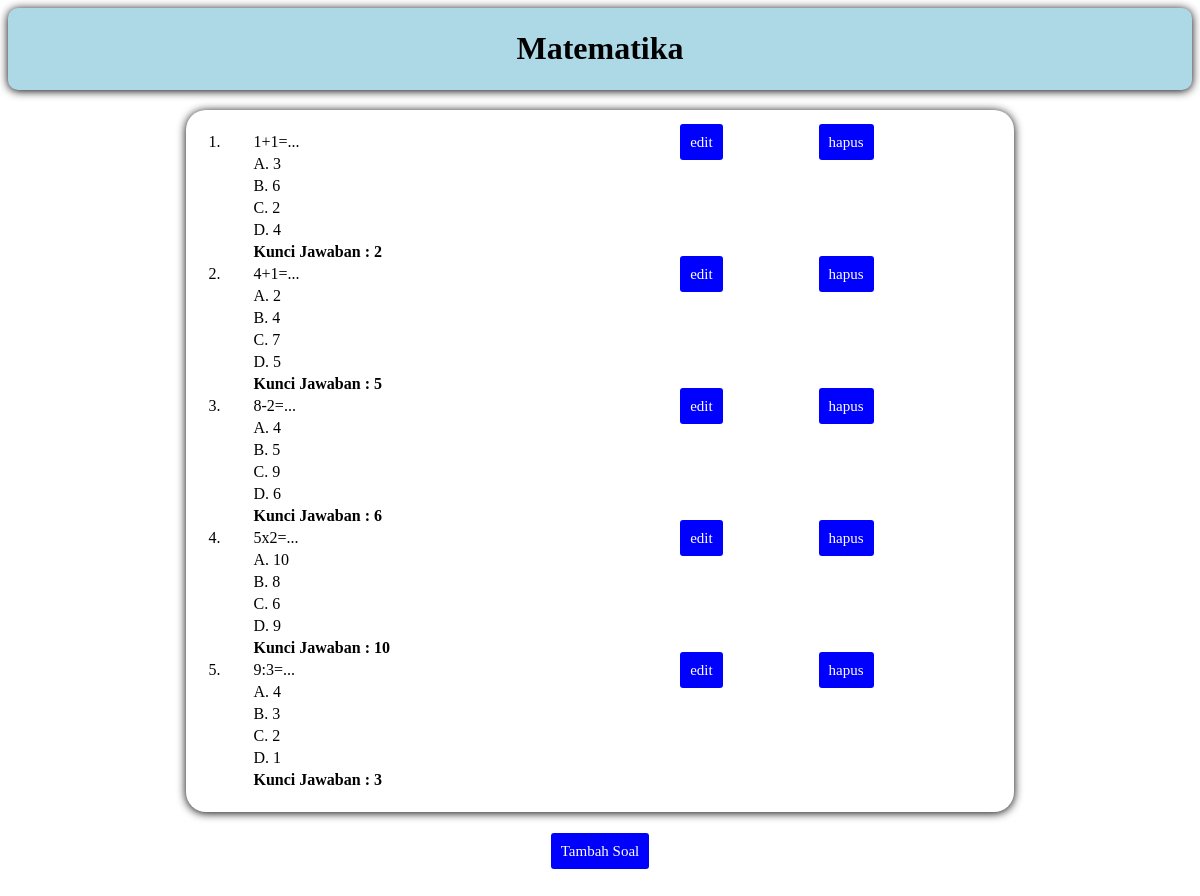
Screenshot of /soal_admin.php?nama_soal=Matematika (signed in) with the database file from the repository.
### tables this page shows
CREATE TABLE IF NOT EXISTS `soal` (
`id_soal` int(11) NOT NULL,
  `nama_soal` varchar(50) NOT NULL,
  `isi_soal` varchar(10000) NOT NULL,
  `a` varchar(1000) NOT NULL,
  `b` varchar(1000) NOT NULL,
  `c` varchar(1000) NOT NULL,
  `d` varchar(1000) NOT NULL,
  `jawaban` varchar(1000) NOT NULL
);

### soal_admin.php (the view, shortened to what this page needs)
<?php
include('koneksi.php');
$nama_soal=$_GET['nama_soal'];
$query="SELECT * FROM soal WHERE nama_soal='$nama_soal'";
$data=mysqli_query($conn, $query);
$i=0;
 ?>
<!DOCTYPE html>
<html>
<head>
	<link rel="stylesheet" type="text/css" href="style_pemrogramanweb.css">
</head>
<body>
	<main>
		<div class="judul">
			<h1><?php echo $nama_soal ?></h1>
		</div>
		<table align="center">
			<?php
		while ($row=mysqli_fetch_array($data)) {
		 ?>
			<tr>
				<td><?php echo $i=$i+1,'.'; ?></td>
				<td><?php echo $row['isi_soal'],'...'; ?></td>
				<td><a class="link" href="edit_soal.php?id=<?php echo $row['id_soal']; ?>">edit</a></td>
				<td><a class="link" onclick="return confirm('Yakin hapus soal ini?')" href="hapus_soal.php?id=<?php echo $row['id_soal']; ?>">hapus</a></td>
			</tr>
			<tr>
				<td></td>
				<td>A. <?php echo $row['a'], '<br>'; ?></td>
			</tr>
			<tr>
				<td></td>
				<td>B. <?php echo $row['b'], '<br>'; ?></td>
			</tr>
			<tr>
				<td></td>
				<td>C. <?php echo $row['c'], '<br>'; ?></td>
			</tr>
			<tr>
				<td></td>
				<td>D. <?php echo $row['d'], '<br>'; ?></td>
			</tr>
			<tr>
				<td></td>
				<td><b>Kunci Jawaban : <?php echo $row['jawaban'], '<br>'; ?></b></td>
			</tr>
			<?php
				}
			?>
		</table>
		<div align="center"><a class="link" href="tambah_soal.php?nm=<?php echo $nama_soal ?>">Tambah Soal</a></div>
	</main>
</body>
</html>

### style_pemrogramanweb.css (style rules this page uses)
.judul { border-radius: 10px; margin-bottom: 20px; padding: 1px; background-color: lightblue; color: black; text-align: center; box-shadow: 0px 1px 10px black; }
body { height: 100%; }
main { margin: 0px; margin-bottom: 50px; padding: 0; height: 100%; background-color: white; min-height: 100%; }
table { padding: 20px; margin: 10px auto; margin-bottom: 30px; border: 2px; border-radius: 20px; width: 70%; background-color: white; box-shadow: 0px 1px 10px black; }
.link { margin-top: 50px; font-size: 15px; border-radius: 3px; padding: 10px; background-color: blue; text-decoration: none; color: white; }

### rows the page displays
soal: isi_soal "1+1=", a "3", b "6", c "2", d "4", jawaban "2"
soal: i "2", isi_soal "4+1=", a "2", b "4", c "7", d "5", jawaban "5"
soal: i "3", isi_soal "8-2=", a "4", b "5", c "9", d "6", jawaban "6"
soal: i "4", isi_soal "5x2=", a "10", b "8", c "6", d "9", jawaban "10"
soal: i "5", isi_soal "9:3=", a "4", b "3", c "2", d "1", jawaban "3"

### other values shown
$nama_soal "Matematika"
